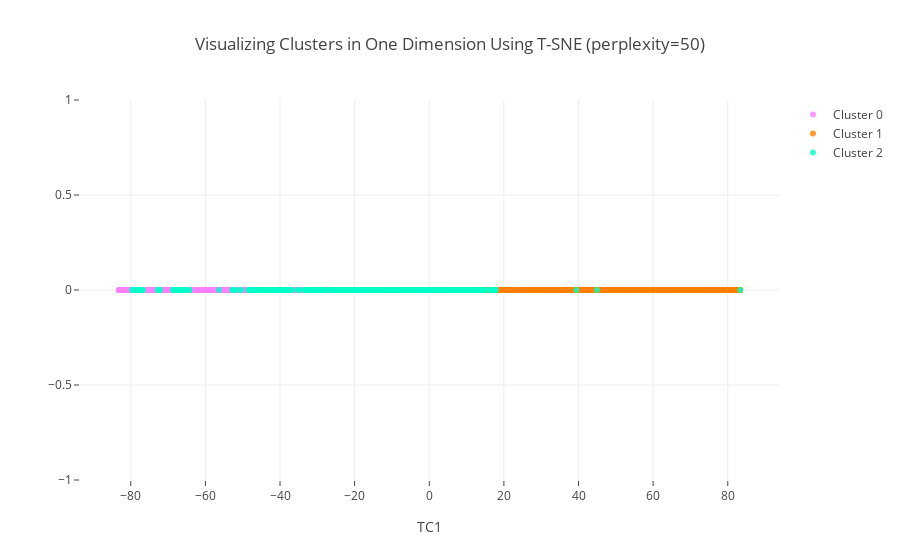

Here is the notebook cell this chart was saved with:
### Markdown cell above
The plot below displays our three original clusters on the single dimension created by T-SNE for 1-D visualization:

### Code cell
#Instructions for building the 1-D plot

#trace1 is for 'Cluster 0'
trace1 = go.Scatter(
                    x = cluster0["TC1_1d"],
                    y = cluster0["dummy"],
                    mode = "markers",
                    name = "Cluster 0",
                    marker = dict(color = 'rgba(255, 128, 255, 0.8)'),
                    text = None)

#trace2 is for 'Cluster 1'
trace2 = go.Scatter(
                    x = cluster1["TC1_1d"],
                    y = cluster1["dummy"],
                    mode = "markers",
                    name = "Cluster 1",
                    marker = dict(color = 'rgba(255, 128, 2, 0.8)'),
                    text = None)

#trace3 is for 'Cluster 2'
trace3 = go.Scatter(
                    x = cluster2["TC1_1d"],
                    y = cluster2["dummy"],
                    mode = "markers",
                    name = "Cluster 2",
                    marker = dict(color = 'rgba(0, 255, 200, 0.8)'),
                    text = None)

data = [trace1, trace2, trace3]

title = "Visualizing Clusters in One Dimension Using T-SNE (perplexity=" + str(perplexity) + ")"

layout = dict(title = title,
              xaxis= dict(title= 'TC1',ticklen= 5,zeroline= False),
              yaxis= dict(title= '',ticklen= 5,zeroline= False)
             )

fig = dict(data = data, layout = layout)

iplot(fig)

### Figure 1 — Plotly figure (JSON) as saved in the notebook; plotly's stock layout.template omitted (floating-point values rounded to 4 significant figures; data arrays with more than 128 entries replaced by an {"elided": "..."} marker saying what was removed)
{"data": [{"marker": {"color": "rgba(255, 128, 255, 0.8)"}, "mode": "markers", "name": "Cluster 0", "x": {"elided": "2119 float values"}, "y": {"elided": "2119 int values"}, "type": "scatter", "uid": "3a9ae576-a41b-11ef-a86c-2b8ada641958"}, {"marker": {"color": "rgba(255, 128, 2, 0.8)"}, "mode": "markers", "name": "Cluster 1", "x": {"elided": "1526 float values"}, "y": {"elided": "1526 int values"}, "type": "scatter", "uid": "3a9ae8dc-a41b-11ef-a86c-2b8ada641958"}, {"marker": {"color": "rgba(0, 255, 200, 0.8)"}, "mode": "markers", "name": "Cluster 2", "x": {"elided": "1355 float values"}, "y": {"elided": "1355 int values"}, "type": "scatter", "uid": "3a9aead0-a41b-11ef-a86c-2b8ada641958"}], "layout": {"title": "Visualizing Clusters in One Dimension Using T-SNE (perplexity=50)", "xaxis": {"ticklen": 5, "title": "TC1", "zeroline": false}, "yaxis": {"ticklen": 5, "title": "", "zeroline": false}}}
